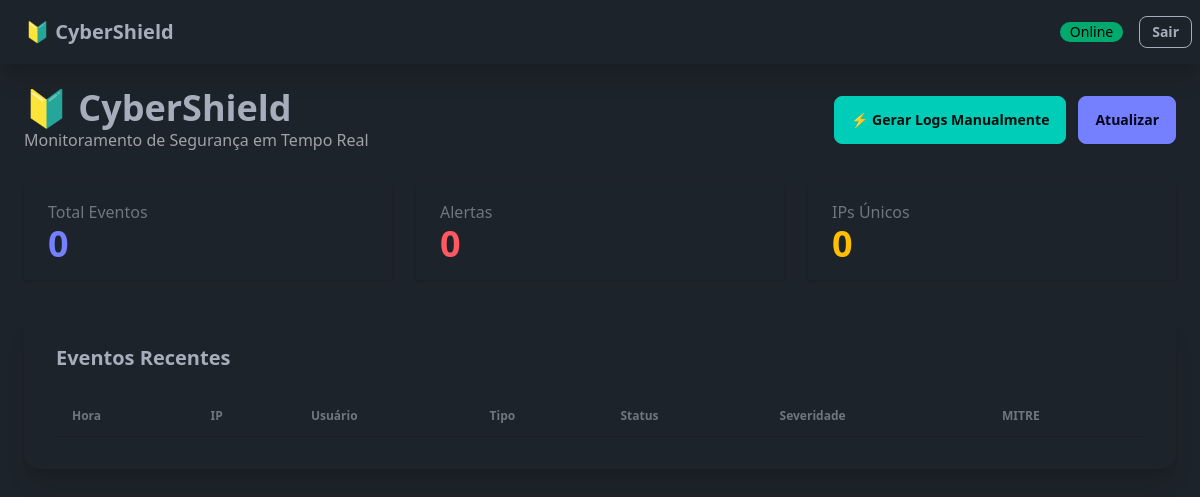
Page /dashboard/ on the earlier database version.
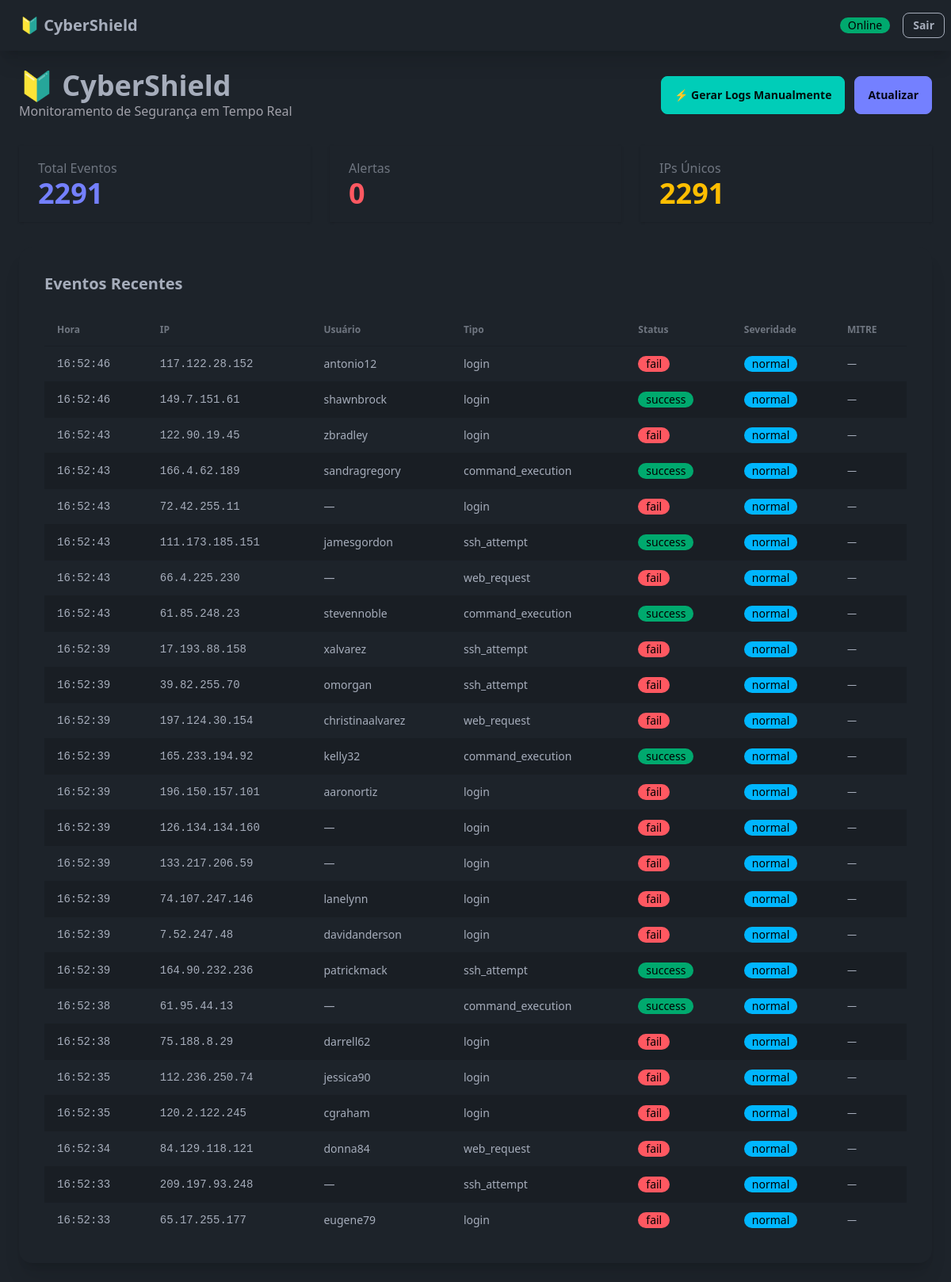
Same page on the later database version.
### app/models/event.py (models this page shows)
class SecurityEvent(SQLModel, table=True):
    id: Optional[int] = Field(default=None, primary_key=True)
    timestamp: datetime = Field(default_factory=datetime.utcnow)
    source_ip: str = Field(max_length=45)
    username: Optional[str] = Field(default=None, max_length=50)
    event_type: str = Field(max_length=50)
    status: str = Field(max_length=20)          # success, fail
    details: str
    severity: str = Field(default="normal", max_length=20)   # normal, suspicious, critical
    mitre_tactic: Optional[str] = Field(default=None, max_length=100)
    mitre_technique: Optional[str] = Field(default=None, max_length=100)
    class Config:
        from_attributes = True

### app/routers/dashboard.py (the view)
@router.get("/", response_class=HTMLResponse)
async def dashboard_page(request: Request, session: Session = Depends(get_session)):
    events = session.exec(
        select(SecurityEvent).order_by(SecurityEvent.timestamp.desc())
    ).all()
    alerts = session.exec(
        select(Alert).order_by(Alert.timestamp.desc())
    ).all()
    unique_ips = len({event.source_ip for event in events})
    return templates.TemplateResponse("dashboard.html", {
        "request": request,
        "events": events,
        "alerts": alerts,
        "unique_ips": unique_ips
    })

### app/templates/dashboard.html (shortened to what this page needs)
{% extends "base.html" %}
{% block content %}
<div class="p-6 max-w-7xl mx-auto space-y-8">
    <div class="flex justify-between items-center mb-8">
        <div>
            <h1 class="text-4xl font-bold">🔰 CyberShield</h1>
            <p class="text-zinc-400">Monitoramento de Segurança em Tempo Real</p>
        </div>
        <div class="flex gap-3">
            <button onclick="generateLogs()"
                    class="btn btn-accent flex items-center gap-2">
                ⚡ Gerar Logs Manualmente
            </button>
            <a href="/dashboard" class="btn btn-primary">Atualizar</a>
        </div>
    </div>
    <div class="grid grid-cols-1 md:grid-cols-3 gap-6 mb-8">
        <div class="stat bg-base-100 shadow">
            <div class="stat-title">Total Eventos</div>
            <div class="stat-value text-primary">{{ events|length }}</div>
        </div>
        <div class="stat bg-base-100 shadow">
            <div class="stat-title">Alertas</div>
            <div class="stat-value text-error">{{ alerts|length }}</div>
        </div>
        <div class="stat bg-base-100 shadow">
            <div class="stat-title">IPs Únicos</div>
            <div class="stat-value text-warning">{{ unique_ips }}</div>
        </div>
    </div>
    <div class="card bg-base-100 shadow-xl">
        <div class="card-body">
            <h2 class="card-title mb-4">Eventos Recentes</h2>
            <div class="overflow-x-auto">
                <table class="table table-zebra">
                    <thead>
                        <tr>
                            <th>Hora</th>
                            <th>IP</th>
                            <th>Usuário</th>
                            <th>Tipo</th>
                            <th>Status</th>
                            <th>Severidade</th>
                            <th>MITRE</th>
                        </tr>
                    </thead>
                    <tbody>
                        {% for event in events[:25] %}
                        <tr>
                            <td class="font-mono">{{ event.timestamp.strftime('%H:%M:%S') }}</td>
                            <td class="font-mono">{{ event.source_ip }}</td>
                            <td>{{ event.username or '—' }}</td>
                            <td>{{ event.event_type }}</td>
                            <td>
                                <span class="badge {% if event.status == 'fail' %}badge-error{% else %}badge-success{% endif %}">
                                    {{ event.status }}
                                </span>
                            </td>
                            <td>
                                <span class="badge {% if event.severity == 'critical' %}badge-error{% elif event.severity == 'suspicious' %}badge-warning{% else %}badge-info{% endif %}">
                                    {{ event.severity }}
                                </span>
                            </td>
                            <td class="text-xs">{{ event.mitre_tactic or '—' }}</td>
                        </tr>
                        {% endfor %}
                    </tbody>
                </table>
            </div>
        </div>
    </div>
</div>
{% endblock %}

### app/templates/base.html (shortened to what this page needs)
<!DOCTYPE html>
<html lang="pt-BR" data-theme="dark">
<head>
    <script src="https://cdn.tailwindcss.com"></script>
    <link href="https://cdn.jsdelivr.net/npm/daisyui@4.12.10/dist/full.min.css" rel="stylesheet" type="text/css" />
</head>
<body class="bg-base-900 text-base-content">
    <div class="navbar bg-base-100 shadow-xl">
        <div class="flex-1">
            <a href="/dashboard" class="btn btn-ghost text-xl font-bold">🔰 CyberShield</a>
        </div>
        <div class="flex-none">
            <span class="badge badge-success mx-4">Online</span>
            <a href="/" class="btn btn-outline btn-sm">Sair</a>
        </div>
    </div>
    {% block content %}{% endblock %}
</body>
</html>

### app/templates/base.html (style rules this page uses)
body { font-family: 'Segoe UI', system-ui, sans-serif; }

Differences in the rows shown:
added SecurityEvent: timestamp "16:52:46", source_ip "117.122.28.152", username "antonio12", event_type "login", status "fail", severity "normal", mitre_tactic "—"
added SecurityEvent: timestamp "16:52:46", source_ip "149.7.151.61", username "shawnbrock", event_type "login", status "success", severity "normal", mitre_tactic "—"
added SecurityEvent: timestamp "16:52:43", source_ip "122.90.19.45", username "zbradley", event_type "login", status "fail", severity "normal", mitre_tactic "—"
added SecurityEvent: timestamp "16:52:43", source_ip "166.4.62.189", username "sandragregory", event_type "command_execution", status "success", severity "normal", mitre_tactic "—"
added SecurityEvent: timestamp "16:52:43", source_ip "72.42.255.11", username "—", event_type "login", status "fail", severity "normal", mitre_tactic "—"
added SecurityEvent: timestamp "16:52:43", source_ip "111.173.185.151", username "jamesgordon", event_type "ssh_attempt", status "success", severity "normal", mitre_tactic "—"
added SecurityEvent: timestamp "16:52:43", source_ip "66.4.225.230", username "—", event_type "web_request", status "fail", severity "normal", mitre_tactic "—"
added SecurityEvent: timestamp "16:52:43", source_ip "61.85.248.23", username "stevennoble", event_type "command_execution", status "success", severity "normal", mitre_tactic "—"
added SecurityEvent: timestamp "16:52:39", source_ip "17.193.88.158", username "xalvarez", event_type "ssh_attempt", status "fail", severity "normal", mitre_tactic "—"
added SecurityEvent: timestamp "16:52:39", source_ip "39.82.255.70", username "omorgan", event_type "ssh_attempt", status "fail", severity "normal", mitre_tactic "—"
added SecurityEvent: timestamp "16:52:39", source_ip "197.124.30.154", username "christinaalvarez", event_type "web_request", status "fail", severity "normal", mitre_tactic "—"
added SecurityEvent: timestamp "16:52:39", source_ip "165.233.194.92", username "kelly32", event_type "command_execution", status "success", severity "normal", mitre_tactic "—"
added SecurityEvent: timestamp "16:52:39", source_ip "196.150.157.101", username "aaronortiz", event_type "login", status "fail", severity "normal", mitre_tactic "—"
added SecurityEvent: timestamp "16:52:39", source_ip "126.134.134.160", username "—", event_type "login", status "fail", severity "normal", mitre_tactic "—"
added SecurityEvent: timestamp "16:52:39", source_ip "133.217.206.59", username "—", event_type "login", status "fail", severity "normal", mitre_tactic "—"
added SecurityEvent: timestamp "16:52:39", source_ip "74.107.247.146", username "lanelynn", event_type "login", status "fail", severity "normal", mitre_tactic "—"
added SecurityEvent: timestamp "16:52:39", source_ip "7.52.247.48", username "davidanderson", event_type "login", status "fail", severity "normal", mitre_tactic "—"
added SecurityEvent: timestamp "16:52:39", source_ip "164.90.232.236", username "patrickmack", event_type "ssh_attempt", status "success", severity "normal", mitre_tactic "—"
added SecurityEvent: timestamp "16:52:38", source_ip "61.95.44.13", username "—", event_type "command_execution", status "success", severity "normal", mitre_tactic "—"
added SecurityEvent: timestamp "16:52:38", source_ip "75.188.8.29", username "darrell62", event_type "login", status "fail", severity "normal", mitre_tactic "—"
added SecurityEvent: timestamp "16:52:35", source_ip "112.236.250.74", username "jessica90", event_type "login", status "fail", severity "normal", mitre_tactic "—"
added SecurityEvent: timestamp "16:52:35", source_ip "120.2.122.245", username "cgraham", event_type "login", status "fail", severity "normal", mitre_tactic "—"
added SecurityEvent: timestamp "16:52:34", source_ip "84.129.118.121", username "donna84", event_type "web_request", status "fail", severity "normal", mitre_tactic "—"
added SecurityEvent: timestamp "16:52:33", source_ip "209.197.93.248", username "—", event_type "ssh_attempt", status "fail", severity "normal", mitre_tactic "—"
added SecurityEvent: timestamp "16:52:33", source_ip "65.17.255.177", username "eugene79", event_type "login", status "fail", severity "normal", mitre_tactic "—"
Other differences:
{{ events|length }}: "0" → "2291"
{{ unique_ips }}: "0" → "2291"
